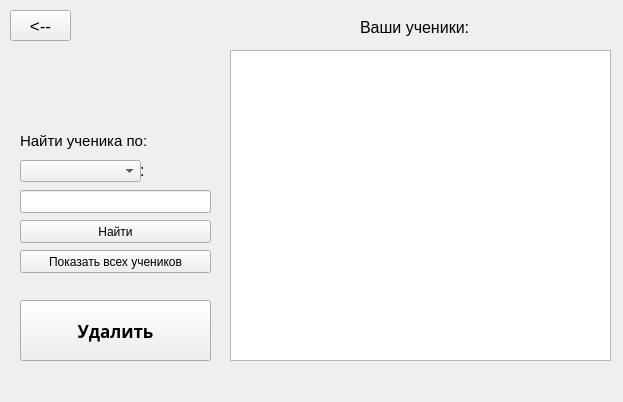
<?xml version="1.0" encoding="UTF-8"?>
<ui version="4.0">
 <class>Form</class>
 <widget class="QWidget" name="Form">
  <property name="geometry">
   <rect>
    <x>0</x>
    <y>0</y>
    <width>623</width>
    <height>402</height>
   </rect>
  </property>
  <property name="windowTitle">
   <string>Form</string>
  </property>
  <widget class="QPushButton" name="return_btn">
   <property name="geometry">
    <rect>
     <x>10</x>
     <y>10</y>
     <width>61</width>
     <height>31</height>
    </rect>
   </property>
   <property name="font">
    <font>
     <pointsize>13</pointsize>
    </font>
   </property>
   <property name="text">
    <string>&lt;--</string>
   </property>
  </widget>
  <widget class="QLabel" name="label">
   <property name="geometry">
    <rect>
     <x>360</x>
     <y>17</y>
     <width>111</width>
     <height>21</height>
    </rect>
   </property>
   <property name="font">
    <font>
     <pointsize>12</pointsize>
    </font>
   </property>
   <property name="text">
    <string>Ваши ученики:</string>
   </property>
  </widget>
  <widget class="QTableWidget" name="students_table">
   <property name="geometry">
    <rect>
     <x>230</x>
     <y>50</y>
     <width>381</width>
     <height>311</height>
    </rect>
   </property>
   <property name="columnCount">
    <number>0</number>
   </property>
  </widget>
  <widget class="QLabel" name="instruction_label">
   <property name="geometry">
    <rect>
     <x>20</x>
     <y>50</y>
     <width>191</width>
     <height>71</height>
    </rect>
   </property>
   <property name="font">
    <font>
     <pointsize>11</pointsize>
    </font>
   </property>
   <property name="text">
    <string/>
   </property>
   <property name="wordWrap">
    <bool>true</bool>
   </property>
  </widget>
  <widget class="QLabel" name="label_3">
   <property name="geometry">
    <rect>
     <x>20</x>
     <y>130</y>
     <width>171</width>
     <height>21</height>
    </rect>
   </property>
   <property name="font">
    <font>
     <pointsize>11</pointsize>
    </font>
   </property>
   <property name="text">
    <string>Найти ученика по:</string>
   </property>
  </widget>
  <widget class="QComboBox" name="search_protocol">
   <property name="geometry">
    <rect>
     <x>20</x>
     <y>160</y>
     <width>121</width>
     <height>22</height>
    </rect>
   </property>
   <property name="modelColumn">
    <number>0</number>
   </property>
  </widget>
  <widget class="QLabel" name="label_4">
   <property name="geometry">
    <rect>
     <x>140</x>
     <y>160</y>
     <width>21</width>
     <height>20</height>
    </rect>
   </property>
   <property name="font">
    <font>
     <pointsize>12</pointsize>
    </font>
   </property>
   <property name="text">
    <string>:</string>
   </property>
  </widget>
  <widget class="QLineEdit" name="search_val">
   <property name="geometry">
    <rect>
     <x>20</x>
     <y>190</y>
     <width>191</width>
     <height>23</height>
    </rect>
   </property>
   <property name="font">
    <font>
     <pointsize>10</pointsize>
    </font>
   </property>
  </widget>
  <widget class="QPushButton" name="find_btn">
   <property name="geometry">
    <rect>
     <x>20</x>
     <y>220</y>
     <width>191</width>
     <height>23</height>
    </rect>
   </property>
   <property name="text">
    <string>Найти</string>
   </property>
  </widget>
  <widget class="QPushButton" name="show_everyone_btn">
   <property name="geometry">
    <rect>
     <x>20</x>
     <y>250</y>
     <width>191</width>
     <height>23</height>
    </rect>
   </property>
   <property name="text">
    <string>Показать всех учеников</string>
   </property>
  </widget>
  <widget class="QPushButton" name="action_btn">
   <property name="geometry">
    <rect>
     <x>20</x>
     <y>300</y>
     <width>191</width>
     <height>61</height>
    </rect>
   </property>
   <property name="font">
    <font>
     <family>Microsoft YaHei UI Light</family>
     <pointsize>13</pointsize>
     <weight>75</weight>
     <italic>false</italic>
     <bold>true</bold>
     <underline>false</underline>
     <strikeout>false</strikeout>
     <kerning>false</kerning>
    </font>
   </property>
   <property name="text">
    <string>Удалить</string>
   </property>
  </widget>
  <widget class="QLabel" name="status_label">
   <property name="geometry">
    <rect>
     <x>20</x>
     <y>370</y>
     <width>591</width>
     <height>21</height>
    </rect>
   </property>
   <property name="text">
    <string/>
   </property>
  </widget>
  <widget class="QLabel" name="find_status_label">
   <property name="geometry">
    <rect>
     <x>20</x>
     <y>280</y>
     <width>191</width>
     <height>16</height>
    </rect>
   </property>
   <property name="font">
    <font>
     <pointsize>7</pointsize>
    </font>
   </property>
   <property name="text">
    <string/>
   </property>
  </widget>
 </widget>
 <resources/>
 <connections/>
</ui>
